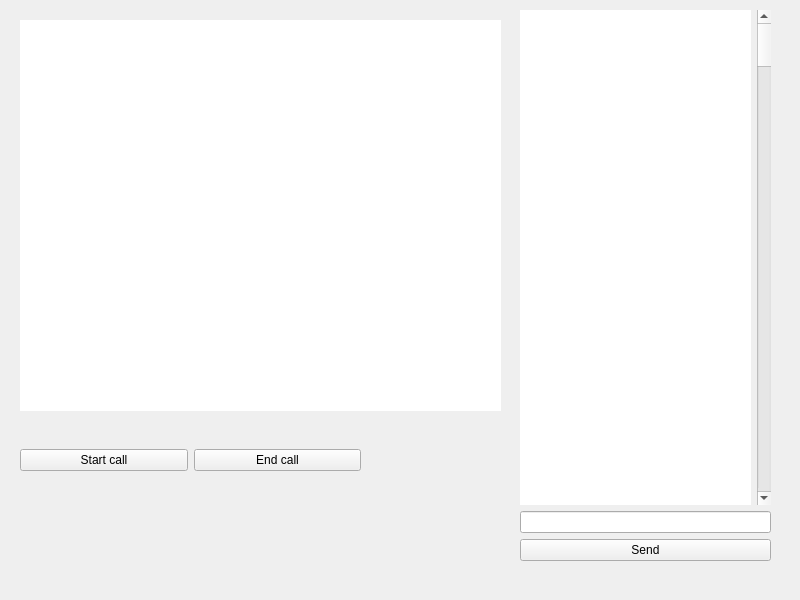
<?xml version="1.0" encoding="UTF-8"?>
<ui version="4.0">
 <class>Widget</class>
 <widget class="QWidget" name="Widget">
  <property name="geometry">
   <rect>
    <x>0</x>
    <y>0</y>
    <width>800</width>
    <height>600</height>
   </rect>
  </property>
  <property name="windowTitle">
   <string>Widget</string>
  </property>
  <widget class="QWidget" name="gridLayoutWidget">
   <property name="geometry">
    <rect>
     <x>520</x>
     <y>10</y>
     <width>251</width>
     <height>551</height>
    </rect>
   </property>
   <layout class="QGridLayout" name="gridLayout">
    <item row="1" column="0" colspan="2">
     <widget class="QLineEdit" name="lineEdit"/>
    </item>
    <item row="0" column="0">
     <widget class="QLabel" name="console">
      <property name="styleSheet">
       <string notr="true">background-color: white;</string>
      </property>
      <property name="text">
       <string/>
      </property>
     </widget>
    </item>
    <item row="2" column="0" colspan="2">
     <widget class="QPushButton" name="pushButton_3">
      <property name="text">
       <string>Send</string>
      </property>
     </widget>
    </item>
    <item row="0" column="1">
     <widget class="QScrollBar" name="verticalScrollBar">
      <property name="orientation">
       <enum>Qt::Vertical</enum>
      </property>
     </widget>
    </item>
   </layout>
  </widget>
  <widget class="QLabel" name="cameraView">
   <property name="geometry">
    <rect>
     <x>20</x>
     <y>20</y>
     <width>481</width>
     <height>391</height>
    </rect>
   </property>
   <property name="accessibleName">
    <string/>
   </property>
   <property name="styleSheet">
    <string notr="true">background-color: white;
</string>
   </property>
   <property name="text">
    <string/>
   </property>
  </widget>
  <widget class="QWidget" name="horizontalLayoutWidget">
   <property name="geometry">
    <rect>
     <x>20</x>
     <y>420</y>
     <width>341</width>
     <height>81</height>
    </rect>
   </property>
   <layout class="QHBoxLayout" name="horizontalLayout">
    <item>
     <widget class="QPushButton" name="pushButton_2">
      <property name="text">
       <string>Start call</string>
      </property>
     </widget>
    </item>
    <item>
     <widget class="QPushButton" name="endButton">
      <property name="text">
       <string>End call</string>
      </property>
     </widget>
    </item>
   </layout>
  </widget>
 </widget>
 <resources/>
 <connections/>
</ui>
